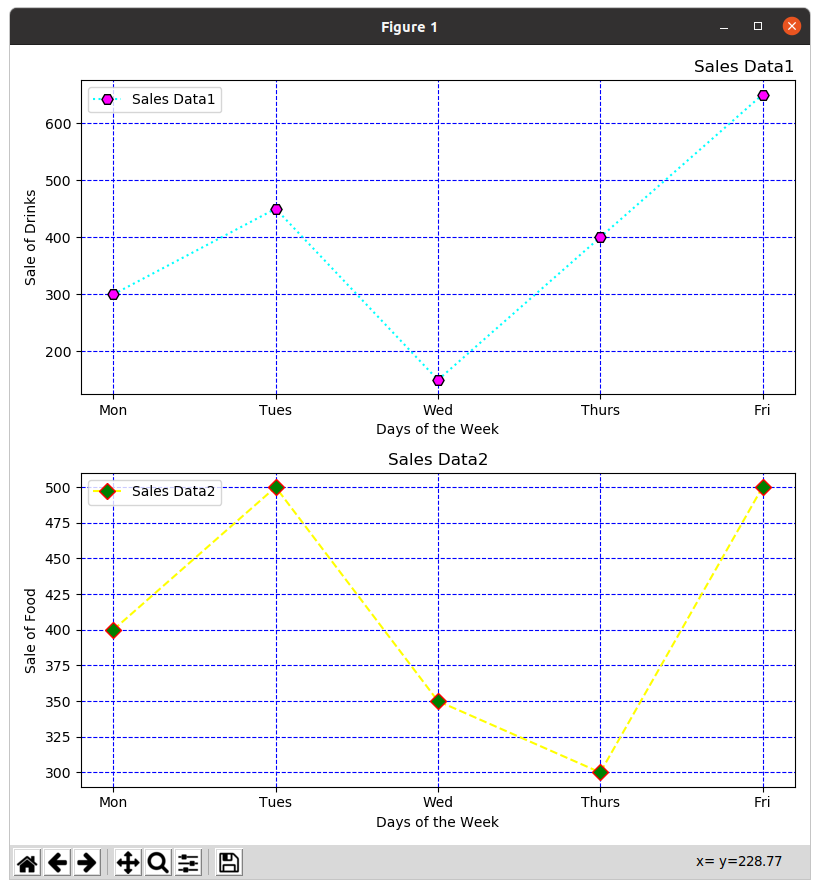

Here is the Python script that generated this plot:
import matplotlib.pyplot as plt

# Data
days = ['Mon', 'Tues', 'Wed', 'Thurs', 'Fri']
drinks_sales = [300, 450, 150, 400, 650]
food_sales = [400, 500, 350, 300, 500]

# Create a subplot with 2 rows and 1 column (two separate graphs)
plt.figure(figsize=(8, 8))

# Subplot 1 - Sales Data for Drinks
plt.subplot(2, 1, 1)

# Plot the sales data for drinks
plt.plot(days, drinks_sales, linestyle='dotted', color='cyan', label='Sales Data1', marker='H', markersize=8, markerfacecolor='magenta', markeredgecolor='black')

# Set properties for the first graph
plt.xlabel('Days of the Week')
plt.ylabel('Sale of Drinks')
plt.title('Sales Data1', loc='right')
plt.grid(color='blue', linestyle='--')

# Add legend
plt.legend()

# Subplot 2 - Sales Data for Food
plt.subplot(2, 1, 2)

# Plot the sales data for food
plt.plot(days, food_sales, linestyle='--', color='yellow', label='Sales Data2', marker='D', markersize=8, markerfacecolor='green', markeredgecolor='red')

# Set properties for the second graph
plt.xlabel('Days of the Week')
plt.ylabel('Sale of Food')
plt.title('Sales Data2', loc='center')
plt.grid(color='blue', linestyle='--')

# Add legend
plt.legend()

# Adjust layout to avoid overlap
plt.tight_layout()

# Show the plots
plt.show()
